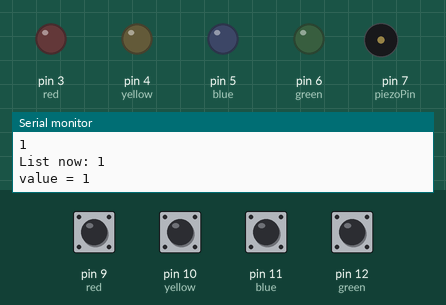
This sketch was run on a simulated Arduino Uno, built with avr-gcc and run on an emulated ATmega328P. Parts: output pins drawn as LEDs (lit = HIGH), buzzer (waves = sounding), the last lines printed to the serial monitor. Dashed ring = blinking. Inputs (shaded band) come from the test bench; at power-on: pin 9 (red), pin 10 (yellow), pin 11 (blue), pin 12 (green) HIGH. Random numbers use the default seed unless the sketch sets one.

Above: at 2.5 s.
2.6 s: pin 9 (red) pulled LOW for 0.15 s
At 4.1 s:
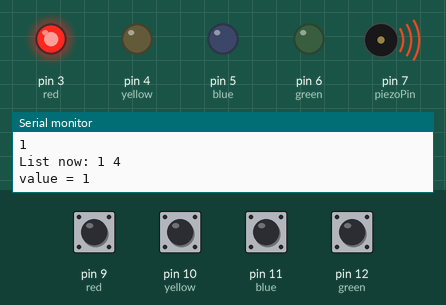
5.7 s: pin 10 (yellow) pulled LOW for 0.15 s
At 6.9 s:
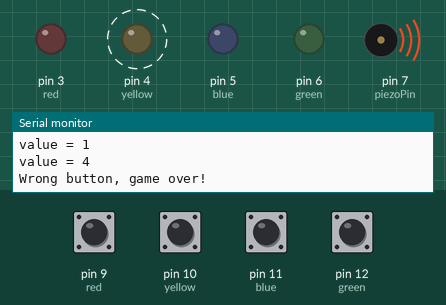
8.8 s: pin 9 (red) driven LOW and pin 10 (yellow) driven LOW
At 11.62 s:
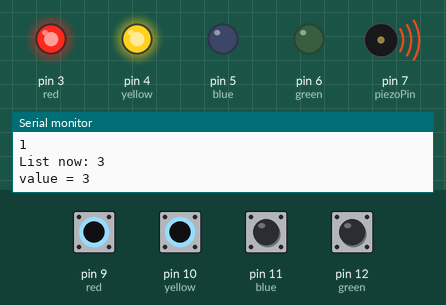
11.8 s: pin 11 (blue) pulled LOW for 0.15 s
At 11.87 s:
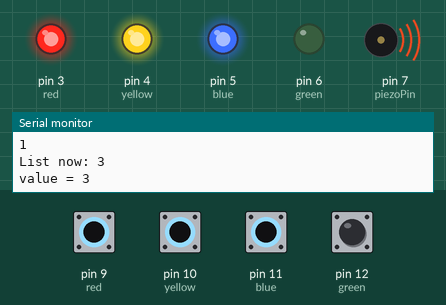
13.4 s: pin 12 (green) pulled LOW for 0.15 s
At 13.47 s:
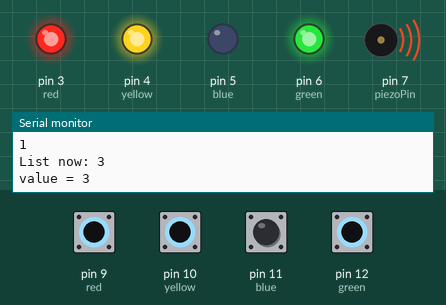
15.0 s: pin 9 (red) driven HIGH
At 15.9 s:
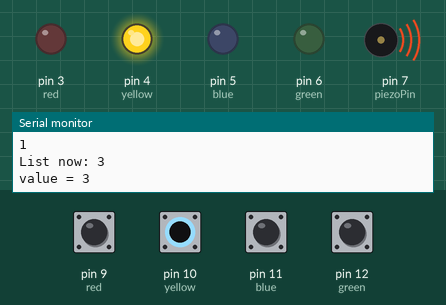
Timing chart, 0 to 17.5 s (numbered marks = the images above; inputs shaded):
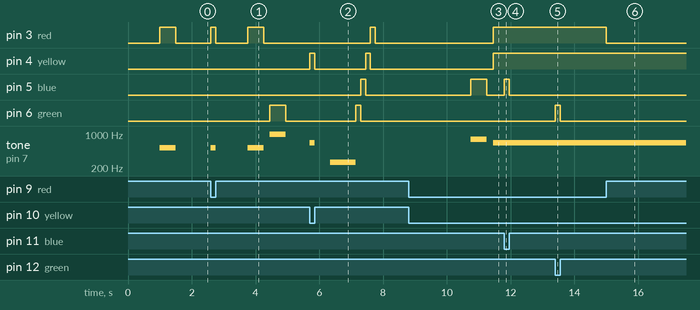

The sketch:

simon.ino
```cpp
// c++
const byte max_steps = 20;
const byte piezoPin = 7;

byte pattern[max_steps];
byte patternLen = 0;

// piezo frequency
const unsigned int feq[6] = {0, 523, 659, 784, 988, 262};

void setup() {
  // leds
  pinMode(3, OUTPUT); // red
  pinMode(4, OUTPUT); // yellow
  pinMode(5, OUTPUT); // blue
  pinMode(6, OUTPUT); // green

  // push-buttons
  pinMode(9, INPUT_PULLUP); // red
  pinMode(10, INPUT_PULLUP); // yellow
  pinMode(11, INPUT_PULLUP); // blue
  pinMode(12, INPUT_PULLUP); // green

  Serial.begin(9600);
  randomSeed(analogRead(A0));
}

void loop() {
  delay(1000);

  // countdown
  Serial.println("3");
  Serial.println("2");
  Serial.println("1");

  if (patternLen == 0)
    pattern[patternLen++] = random(1, 5);

  Serial.print("\nList now: ");
  for (byte i = 0; i < patternLen; i++) {
    Serial.print(pattern[i]);
    Serial.print(' ');
  }
  Serial.println();

  for (byte i = 0; i < patternLen; ++i) {
    byte value = pattern[i];
    if (value == 1) {
      Serial.println("value = 1");
      tone(piezoPin, feq[1]);
      digitalWrite(3, HIGH);
      delay(500);

      digitalWrite(3, LOW);
      noTone(piezoPin);
      delay(200);
    }
    if (value == 2) {
      Serial.println("value = 2");
      tone(piezoPin, feq[2]);
      digitalWrite(4, HIGH);
      delay(500);

      digitalWrite(4, LOW);
      noTone(piezoPin);
      delay(200);
    }
    if (value == 3) {
      Serial.println("value = 3");
      tone(piezoPin, feq[3]);
      digitalWrite(5, HIGH);
      delay(500);

      digitalWrite(5, LOW);
      noTone(piezoPin);
      delay(200);
    }
    if (value == 4) {
      Serial.println("value = 4");
      tone(piezoPin, feq[4]);
      digitalWrite(6, HIGH);
      delay(500);

      digitalWrite(6, LOW);
      noTone(piezoPin);
      delay(200);
    }
  }

  bool pressed = false;
  byte presses = 0;
  byte lastPressed = 0;

  while (presses < patternLen) {
    static byte sounding = 0;
    byte anyPressed = 0;

    // red
    if (digitalRead(9) == LOW) {
      digitalWrite(3, HIGH);
      anyPressed = 1;
    } else {
      digitalWrite(3, LOW);
    }

    // yellow
    if (digitalRead(10) == LOW) {
      digitalWrite(4, HIGH);
      anyPressed = 2;
    } else {
      digitalWrite(4, LOW);
    }

    // blue
    if (digitalRead(11) == LOW) {
      digitalWrite(5, HIGH);
      anyPressed = 3;
    } else {
      digitalWrite(5, LOW);
    }

    // green
    if (digitalRead(12) == LOW) {
      digitalWrite(6, HIGH);
      anyPressed = 4;
    } else {
      digitalWrite(6, LOW);
    }

    if (anyPressed && sounding == 0) {
      tone(piezoPin, feq[anyPressed]);
      sounding = anyPressed;
    }

    if (!anyPressed && sounding != 0) {
      noTone(piezoPin);
      sounding = 0;
    }

    if (anyPressed && !pressed) {
      pressed = true;
      lastPressed = anyPressed;
    }

    if (!anyPressed && pressed) {
      pressed = false;
      if (lastPressed == pattern[presses]) {
        presses++;
      } else {
        Serial.println("Wrong button, game over!");
        delay(500);
        tone(piezoPin, feq[5]);
        delay(800);
        noTone(piezoPin);

        // flash leds for game over
        digitalWrite(6, HIGH);
        delay(150);
        digitalWrite(6, LOW);

        digitalWrite(5, HIGH);
        delay(150);
        digitalWrite(5, LOW);

        digitalWrite(4, HIGH);
        delay(150);
        digitalWrite(4, LOW);

        digitalWrite(3, HIGH);
        delay(150);
        digitalWrite(3, LOW);

        // Reset game
        patternLen = 0;
        delay(2000);
        return; // Exit loop() to restart
      }
    }
  }

  if (patternLen < max_steps) {
    pattern[patternLen++] = random(1, 5);
  } else {
    Serial.println("Congratulations! You won!");

    // leds flash for celebration
    digitalWrite(3, HIGH);
    delay(150);
    digitalWrite(3, LOW);

    digitalWrite(4, HIGH);
    delay(150);
    digitalWrite(4, LOW);

    digitalWrite(5, HIGH);
    delay(150);
    digitalWrite(5, LOW);

    digitalWrite(6, HIGH);
    delay(150);
    digitalWrite(6, LOW);

    patternLen = 0;
    delay(3000);
    return;
  }
}
```

Measured:
- after the input at 2.6 s, pin 3 (red): LOW → HIGH at once, → LOW 0.15 s later, → HIGH 1.0 s later, → LOW 0.50 s later; pin 6 (green): LOW → HIGH after 1.9 s, → LOW 0.50 s later; tone on pin 7 (piezoPin): plays 523 Hz for 0.15 s, 523 Hz for 0.50 s, 988 Hz for 0.50 s, starting at once
- after the input at 5.7 s, pin 3 (red): LOW → HIGH after 1.9 s, → LOW 0.15 s later; pin 4 (yellow): alternates HIGH for 0.15 s and LOW for 1.6 s, starting at once
- after the input at 8.8 s, pin 3 (red), pin 4 (yellow): LOW → HIGH after 2.7 s
- after the input at 11.8 s, pin 5 (blue): LOW → HIGH at once, → LOW 0.15 s later
- after the input at 13.4 s, pin 6 (green): LOW → HIGH at once, → LOW 0.15 s later
- after the input at 15.0 s, pin 3 (red): HIGH → LOW at once
